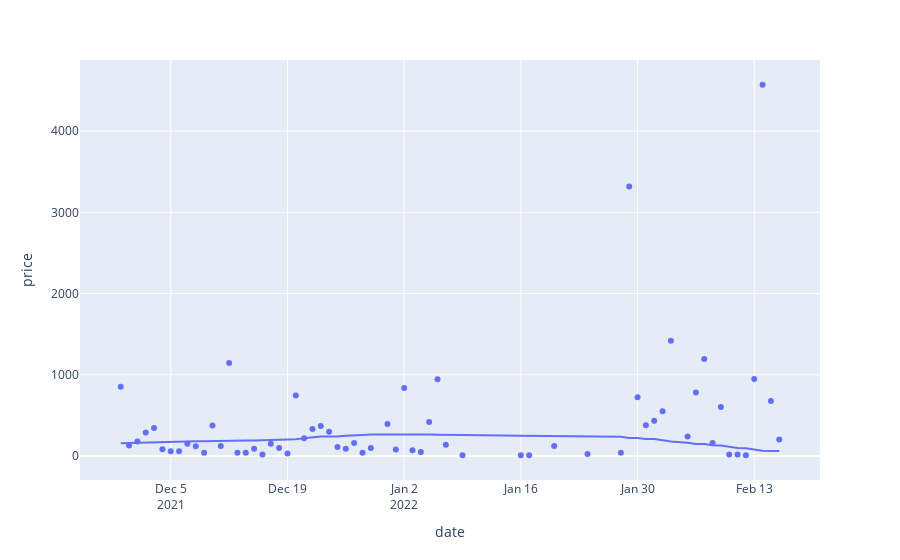

The notebook cell saved with this chart:
### Code cell
fig = px.scatter(date_df, x = 'date', y = 'price', trendline="lowess")
fig.show()
